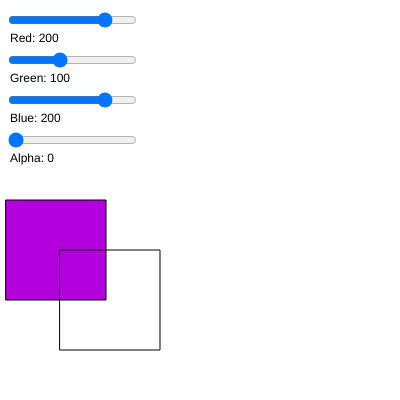
Frame 1 (no input)
Frame 60 (no input): identical to frame 1, image omitted
Frame 120 (the mouse pressed at the canvas centre since frame 60): identical to frame 1, image omitted

The p5.js sketch that drew this single still picture (run headless with seeded random() and noise() and a simulated clock; from frame 60 on, the mouse is pressed at the canvas centre):

// p5.js sketch
// ── sketch.js
let r, g, b, a;

function setup() {
  createCanvas(400, 400);
  r = createSlider(0, 255, 200);
  r.position(6, 10);
  g = createSlider(0, 255, 100);
  g.position(6, 50);
  b = createSlider(0, 255, 200);
  b.position(6, 90);
  a = createSlider(0, 255, 0);
  a.position(6, 130);
}

function draw() {
  background(255);
  fill(180, 0, 220);
  rect(6, 200, 100, 100);
  fill(r.value(), g.value(), b.value(), a.value());
  rect(60, 250, 100, 100);
  fill(0);
  text('Red: ' + r.value(), 10, 42);
  text('Green: ' + g.value(), 10, 82);
  text('Blue: ' + b.value(), 10, 122);
  text('Alpha: ' + a.value(), 10, 162);
}

function mouseReleased() {
  console.log("color val: (" + r.value() + "," + g.value() + "," + b.value() + "," + a.value() + ")");
}
